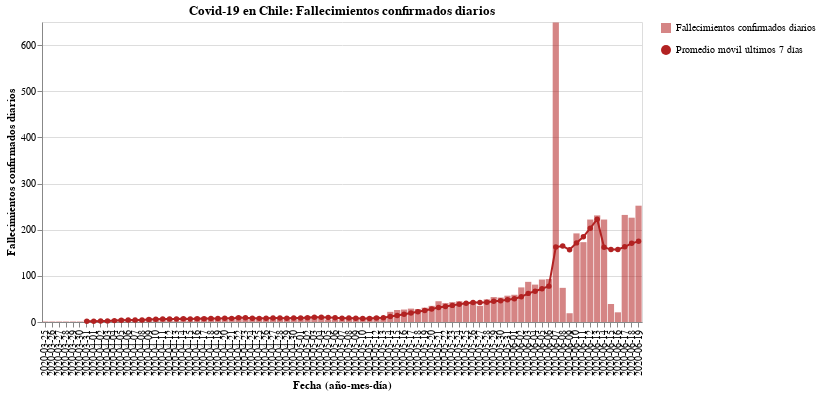

Here is the notebook cell this chart was saved with:
### Code cell
#hide_input
bars = alt.Chart(new_deaths).mark_bar(opacity=0.7, color='firebrick').encode(
    x = alt.X('Dates:N', axis=alt.Axis(title='Fecha (año-mes-día)')),
    y = alt.Y('New_deaths:Q', axis=alt.Axis(title='Fallecimientos confirmados diarios')),
    tooltip = ['Dates', 'New_deaths'],
    opacity=alt.Opacity('Fallecimientos confirmados diarios', legend=alt.Legend(title=""))
)

line = alt.Chart(new_deaths).mark_line(point={
      "filled": True,
      "fill": "firebrick"
    }, color='firebrick').encode(
    x=alt.X('Dates:N', axis=alt.Axis(title='Fecha (año-mes-día)')),
    y = alt.Y('Rolling:Q'),
    shape=alt.Shape('Promedio móvil últimos 7 días', legend=alt.Legend(title=""))
)

(bars + line).properties(
    title='Covid-19 en Chile: Fallecimientos confirmados diarios',
    width=600
)

### Figure 1 — Vega-Lite specification as saved in the notebook (floating-point values rounded to 4 significant figures)
{"config": {"view": {"continuousWidth": 400, "continuousHeight": 300}}, "layer": [{"mark": {"type": "bar", "color": "firebrick", "opacity": 0.7}, "encoding": {"opacity": {"type": "nominal", "field": "Fallecimientos confirmados diarios", "legend": {"title": ""}}, "tooltip": [{"type": "nominal", "field": "Dates"}, {"type": "quantitative", "field": "New_deaths"}], "x": {"type": "nominal", "axis": {"title": "Fecha (año-mes-día)"}, "field": "Dates"}, "y": {"type": "quantitative", "axis": {"title": "Fallecimientos confirmados diarios"}, "field": "New_deaths"}}}, {"mark": {"type": "line", "color": "firebrick", "point": {"filled": true, "fill": "firebrick"}}, "encoding": {"shape": {"type": "nominal", "field": "Promedio móvil últimos 7 días", "legend": {"title": ""}}, "x": {"type": "nominal", "axis": {"title": "Fecha (año-mes-día)"}, "field": "Dates"}, "y": {"type": "quantitative", "field": "Rolling"}}}], "data": {"name": "data-3c265b5c8d0662916bc85f9c375b9c19"}, "title": "Covid-19 en Chile: Fallecimientos confirmados diarios", "width": 600, "$schema": "https://vega.github.io/schema/vega-lite/v4.8.1.json", "datasets": {"data-3c265b5c8d0662916bc85f9c375b9c19": [{"Dates": "2020-03-25", "New_deaths": 1, "Rolling": null, "Fallecimientos confirmados diarios": "Fallecimientos confirmados diarios", "Promedio móvil últimos 7 días": "Promedio móvil últimos 7 días"}, {"Dates": "2020-03-26", "New_deaths": 1, "Rolling": null, "Fallecimientos confirmados diarios": "Fallecimientos confirmados diarios", "Promedio móvil últimos 7 días": "Promedio móvil últimos 7 días"}, {"Dates": "2020-03-27", "New_deaths": 1, "Rolling": null, "Fallecimientos confirmados diarios": "Fallecimientos confirmados diarios", "Promedio móvil últimos 7 días": "Promedio móvil últimos 7 días"}, {"Dates": "2020-03-28", "New_deaths": 1, "Rolling": null, "Fallecimientos confirmados diarios": "Fallecimientos confirmados diarios", "Promedio móvil últimos 7 días": "Promedio móvil últimos 7 días"}, {"Dates": "2020-03-29", "New_deaths": 1, "Rolling": null, "Fallecimientos confirmados diarios": "Fallecimientos confirmados diarios", "Promedio móvil últimos 7 días": "Promedio móvil últimos 7 días"}, {"Dates": "2020-03-30", "New_deaths": 1, "Rolling": null, "Fallecimientos confirmados diarios": "Fallecimientos confirmados diarios", "Promedio móvil últimos 7 días": "Promedio móvil últimos 7 días"}, {"Dates": "2020-03-31", "New_deaths": 4, "Rolling": 1.429, "Fallecimientos confirmados diarios": "Fallecimientos confirmados diarios", "Promedio móvil últimos 7 días": "Promedio móvil últimos 7 días"}, {"Dates": "2020-04-01", "New_deaths": 4, "Rolling": 1.857, "Fallecimientos confirmados diarios": "Fallecimientos confirmados diarios", "Promedio móvil últimos 7 días": "Promedio móvil últimos 7 días"}, {"Dates": "2020-04-02", "New_deaths": 2, "Rolling": 2.0, "Fallecimientos confirmados diarios": "Fallecimientos confirmados diarios", "Promedio móvil últimos 7 días": "Promedio móvil últimos 7 días"}, {"Dates": "2020-04-03", "New_deaths": 4, "Rolling": 2.429, "Fallecimientos confirmados diarios": "Fallecimientos confirmados diarios", "Promedio móvil últimos 7 días": "Promedio móvil últimos 7 días"}, {"Dates": "2020-04-04", "New_deaths": 5, "Rolling": 3.0, "Fallecimientos confirmados diarios": "Fallecimientos confirmados diarios", "Promedio móvil últimos 7 días": "Promedio móvil últimos 7 días"}, {"Dates": "2020-04-05", "New_deaths": 7, "Rolling": 3.857, "Fallecimientos confirmados diarios": "Fallecimientos confirmados diarios", "Promedio móvil últimos 7 días": "Promedio móvil últimos 7 días"}, {"Dates": "2020-04-06", "New_deaths": 3, "Rolling": 4.143, "Fallecimientos confirmados diarios": "Fallecimientos confirmados diarios", "Promedio móvil últimos 7 días": "Promedio móvil últimos 7 días"}, {"Dates": "2020-04-07", "New_deaths": 6, "Rolling": 4.429, "Fallecimientos confirmados diarios": "Fallecimientos confirmados diarios", "Promedio móvil últimos 7 días": "Promedio móvil últimos 7 días"}, {"Dates": "2020-04-08", "New_deaths": 5, "Rolling": 4.571, "Fallecimientos confirmados diarios": "Fallecimientos confirmados diarios", "Promedio móvil últimos 7 días": "Promedio móvil últimos 7 días"}, {"Dates": "2020-04-09", "New_deaths": 9, "Rolling": 5.571, "Fallecimientos confirmados diarios": "Fallecimientos confirmados diarios", "Promedio móvil últimos 7 días": "Promedio móvil últimos 7 días"}, {"Dates": "2020-04-10", "New_deaths": 8, "Rolling": 6.143, "Fallecimientos confirmados diarios": "Fallecimientos confirmados diarios", "Promedio móvil últimos 7 días": "Promedio móvil últimos 7 días"}, {"Dates": "2020-04-11", "New_deaths": 8, "Rolling": 6.571, "Fallecimientos confirmados diarios": "Fallecimientos confirmados diarios", "Promedio móvil últimos 7 días": "Promedio móvil últimos 7 días"}, {"Dates": "2020-04-12", "New_deaths": 7, "Rolling": 6.571, "Fallecimientos confirmados diarios": "Fallecimientos confirmados diarios", "Promedio móvil últimos 7 días": "Promedio móvil últimos 7 días"}, {"Dates": "2020-04-13", "New_deaths": 2, "Rolling": 6.429, "Fallecimientos confirmados diarios": "Fallecimientos confirmados diarios", "Promedio móvil últimos 7 días": "Promedio móvil últimos 7 días"}, {"Dates": "2020-04-14", "New_deaths": 10, "Rolling": 7.0, "Fallecimientos confirmados diarios": "Fallecimientos confirmados diarios", "Promedio móvil últimos 7 días": "Promedio móvil últimos 7 días"}, {"Dates": "2020-04-15", "New_deaths": 2, "Rolling": 6.571, "Fallecimientos confirmados diarios": "Fallecimientos confirmados diarios", "Promedio móvil últimos 7 días": "Promedio móvil últimos 7 días"}, {"Dates": "2020-04-16", "New_deaths": 11, "Rolling": 6.857, "Fallecimientos confirmados diarios": "Fallecimientos confirmados diarios", "Promedio móvil últimos 7 días": "Promedio móvil últimos 7 días"}, {"Dates": "2020-04-17", "New_deaths": 11, "Rolling": 7.286, "Fallecimientos confirmados diarios": "Fallecimientos confirmados diarios", "Promedio móvil últimos 7 días": "Promedio móvil últimos 7 días"}, {"Dates": "2020-04-18", "New_deaths": 10, "Rolling": 7.571, "Fallecimientos confirmados diarios": "Fallecimientos confirmados diarios", "Promedio móvil últimos 7 días": "Promedio móvil últimos 7 días"}, {"Dates": "2020-04-19", "New_deaths": 7, "Rolling": 7.571, "Fallecimientos confirmados diarios": "Fallecimientos confirmados diarios", "Promedio móvil últimos 7 días": "Promedio móvil últimos 7 días"}, {"Dates": "2020-04-20", "New_deaths": 6, "Rolling": 8.143, "Fallecimientos confirmados diarios": "Fallecimientos confirmados diarios", "Promedio móvil últimos 7 días": "Promedio móvil últimos 7 días"}, {"Dates": "2020-04-21", "New_deaths": 8, "Rolling": 7.857, "Fallecimientos confirmados diarios": "Fallecimientos confirmados diarios", "Promedio móvil últimos 7 días": "Promedio móvil últimos 7 días"}, {"Dates": "2020-04-22", "New_deaths": 13, "Rolling": 9.429, "Fallecimientos confirmados diarios": "Fallecimientos confirmados diarios", "Promedio móvil últimos 7 días": "Promedio móvil últimos 7 días"}, {"Dates": "2020-04-23", "New_deaths": 8, "Rolling": 9.0, "Fallecimientos confirmados diarios": "Fallecimientos confirmados diarios", "Promedio móvil últimos 7 días": "Promedio móvil últimos 7 días"}, {"Dates": "2020-04-24", "New_deaths": 6, "Rolling": 8.286, "Fallecimientos confirmados diarios": "Fallecimientos confirmados diarios", "Promedio móvil últimos 7 días": "Promedio móvil últimos 7 días"}, {"Dates": "2020-04-25", "New_deaths": 7, "Rolling": 7.857, "Fallecimientos confirmados diarios": "Fallecimientos confirmados diarios", "Promedio móvil últimos 7 días": "Promedio móvil últimos 7 días"}, {"Dates": "2020-04-26", "New_deaths": 8, "Rolling": 8.0, "Fallecimientos confirmados diarios": "Fallecimientos confirmados diarios", "Promedio móvil últimos 7 días": "Promedio móvil últimos 7 días"}, {"Dates": "2020-04-27", "New_deaths": 9, "Rolling": 8.429, "Fallecimientos confirmados diarios": "Fallecimientos confirmados diarios", "Promedio móvil últimos 7 días": "Promedio móvil últimos 7 días"}, {"Dates": "2020-04-28", "New_deaths": 9, "Rolling": 8.571, "Fallecimientos confirmados diarios": "Fallecimientos confirmados diarios", "Promedio móvil últimos 7 días": "Promedio móvil últimos 7 días"}, {"Dates": "2020-04-29", "New_deaths": 9, "Rolling": 8.0, "Fallecimientos confirmados diarios": "Fallecimientos confirmados diarios", "Promedio móvil últimos 7 días": "Promedio móvil últimos 7 días"}, {"Dates": "2020-04-30", "New_deaths": 11, "Rolling": 8.429, "Fallecimientos confirmados diarios": "Fallecimientos confirmados diarios", "Promedio móvil últimos 7 días": "Promedio móvil últimos 7 días"}, {"Dates": "2020-05-01", "New_deaths": 7, "Rolling": 8.571, "Fallecimientos confirmados diarios": "Fallecimientos confirmados diarios", "Promedio móvil últimos 7 días": "Promedio móvil últimos 7 días"}, {"Dates": "2020-05-02", "New_deaths": 13, "Rolling": 9.429, "Fallecimientos confirmados diarios": "Fallecimientos confirmados diarios", "Promedio móvil últimos 7 días": "Promedio móvil últimos 7 días"}, {"Dates": "2020-05-03", "New_deaths": 13, "Rolling": 10.14, "Fallecimientos confirmados diarios": "Fallecimientos confirmados diarios", "Promedio móvil últimos 7 días": "Promedio móvil últimos 7 días"}, {"Dates": "2020-05-04", "New_deaths": 10, "Rolling": 10.29, "Fallecimientos confirmados diarios": "Fallecimientos confirmados diarios", "Promedio móvil últimos 7 días": "Promedio móvil últimos 7 días"}, {"Dates": "2020-05-05", "New_deaths": 5, "Rolling": 9.714, "Fallecimientos confirmados diarios": "Fallecimientos confirmados diarios", "Promedio móvil últimos 7 días": "Promedio móvil últimos 7 días"}, {"Dates": "2020-05-06", "New_deaths": 6, "Rolling": 9.286, "Fallecimientos confirmados diarios": "Fallecimientos confirmados diarios", "Promedio móvil últimos 7 días": "Promedio móvil últimos 7 días"}, {"Dates": "2020-05-07", "New_deaths": 4, "Rolling": 8.286, "Fallecimientos confirmados diarios": "Fallecimientos confirmados diarios", "Promedio móvil últimos 7 días": "Promedio móvil últimos 7 días"}, {"Dates": "2020-05-08", "New_deaths": 9, "Rolling": 8.571, "Fallecimientos confirmados diarios": "Fallecimientos confirmados diarios", "Promedio móvil últimos 7 días": "Promedio móvil últimos 7 días"}, {"Dates": "2020-05-09", "New_deaths": 10, "Rolling": 8.143, "Fallecimientos confirmados diarios": "Fallecimientos confirmados diarios", "Promedio móvil últimos 7 días": "Promedio móvil últimos 7 días"}, {"Dates": "2020-05-10", "New_deaths": 8, "Rolling": 7.429, "Fallecimientos confirmados diarios": "Fallecimientos confirmados diarios", "Promedio móvil últimos 7 días": "Promedio móvil últimos 7 días"}, {"Dates": "2020-05-11", "New_deaths": 11, "Rolling": 7.571, "Fallecimientos confirmados diarios": "Fallecimientos confirmados diarios", "Promedio móvil últimos 7 días": "Promedio móvil últimos 7 días"}, {"Dates": "2020-05-12", "New_deaths": 12, "Rolling": 8.571, "Fallecimientos confirmados diarios": "Fallecimientos confirmados diarios", "Promedio móvil últimos 7 días": "Promedio móvil últimos 7 días"}, {"Dates": "2020-05-13", "New_deaths": 11, "Rolling": 9.286, "Fallecimientos confirmados diarios": "Fallecimientos confirmados diarios", "Promedio móvil últimos 7 días": "Promedio móvil últimos 7 días"}, {"Dates": "2020-05-14", "New_deaths": 22, "Rolling": 11.86, "Fallecimientos confirmados diarios": "Fallecimientos confirmados diarios", "Promedio móvil últimos 7 días": "Promedio móvil últimos 7 días"}, {"Dates": "2020-05-15", "New_deaths": 26, "Rolling": 14.29, "Fallecimientos confirmados diarios": "Fallecimientos confirmados diarios", "Promedio móvil últimos 7 días": "Promedio móvil últimos 7 días"}, {"Dates": "2020-05-16", "New_deaths": 27, "Rolling": 16.71, "Fallecimientos confirmados diarios": "Fallecimientos confirmados diarios", "Promedio móvil últimos 7 días": "Promedio móvil últimos 7 días"}, {"Dates": "2020-05-17", "New_deaths": 29, "Rolling": 19.71, "Fallecimientos confirmados diarios": "Fallecimientos confirmados diarios", "Promedio móvil últimos 7 días": "Promedio móvil últimos 7 días"}, {"Dates": "2020-05-18", "New_deaths": 28, "Rolling": 22.14, "Fallecimientos confirmados diarios": "Fallecimientos confirmados diarios", "Promedio móvil últimos 7 días": "Promedio móvil últimos 7 días"}, {"Dates": "2020-05-19", "New_deaths": 31, "Rolling": 24.86, "Fallecimientos confirmados diarios": "Fallecimientos confirmados diarios", "Promedio móvil últimos 7 días": "Promedio móvil últimos 7 días"}, {"Dates": "2020-05-20", "New_deaths": 35, "Rolling": 28.29, "Fallecimientos confirmados diarios": "Fallecimientos confirmados diarios", "Promedio móvil últimos 7 días": "Promedio móvil últimos 7 días"}, {"Dates": "2020-05-21", "New_deaths": 45, "Rolling": 31.57, "Fallecimientos confirmados diarios": "Fallecimientos confirmados diarios", "Promedio móvil últimos 7 días": "Promedio móvil últimos 7 días"}, {"Dates": "2020-05-22", "New_deaths": 41, "Rolling": 33.71, "Fallecimientos confirmados diarios": "Fallecimientos confirmados diarios", "Promedio móvil últimos 7 días": "Promedio móvil últimos 7 días"}, {"Dates": "2020-05-23", "New_deaths": 43, "Rolling": 36.0, "Fallecimientos confirmados diarios": "Fallecimientos confirmados diarios", "Promedio móvil últimos 7 días": "Promedio móvil últimos 7 días"}, {"Dates": "2020-05-24", "New_deaths": 45, "Rolling": 38.29, "Fallecimientos confirmados diarios": "Fallecimientos confirmados diarios", "Promedio móvil últimos 7 días": "Promedio móvil últimos 7 días"}, {"Dates": "2020-05-25", "New_deaths": 43, "Rolling": 40.43, "Fallecimientos confirmados diarios": "Fallecimientos confirmados diarios", "Promedio móvil últimos 7 días": "Promedio móvil últimos 7 días"}, {"Dates": "2020-05-26", "New_deaths": 45, "Rolling": 42.43, "Fallecimientos confirmados diarios": "Fallecimientos confirmados diarios", "Promedio móvil últimos 7 días": "Promedio móvil últimos 7 días"}, {"Dates": "2020-05-27", "New_deaths": 35, "Rolling": 42.43, "Fallecimientos confirmados diarios": "Fallecimientos confirmados diarios", "Promedio móvil últimos 7 días": "Promedio móvil últimos 7 días"}, {"Dates": "2020-05-28", "New_deaths": 49, "Rolling": 43.0, "Fallecimientos confirmados diarios": "Fallecimientos confirmados diarios", "Promedio móvil últimos 7 días": "Promedio móvil últimos 7 días"}, {"Dates": "2020-05-29", "New_deaths": 54, "Rolling": 44.86, "Fallecimientos confirmados diarios": "Fallecimientos confirmados diarios", "Promedio móvil últimos 7 días": "Promedio móvil últimos 7 días"}, {"Dates": "2020-05-30", "New_deaths": 53, "Rolling": 46.29, "Fallecimientos confirmados diarios": "Fallecimientos confirmados diarios", "Promedio móvil últimos 7 días": "Promedio móvil últimos 7 días"}, {"Dates": "2020-05-31", "New_deaths": 57, "Rolling": 48.0, "Fallecimientos confirmados diarios": "Fallecimientos confirmados diarios", "Promedio móvil últimos 7 días": "Promedio móvil últimos 7 días"}, {"Dates": "2020-06-01", "New_deaths": 59, "Rolling": 50.29, "Fallecimientos confirmados diarios": "Fallecimientos confirmados diarios", "Promedio móvil últimos 7 días": "Promedio móvil últimos 7 días"}, {"Dates": "2020-06-02", "New_deaths": 75, "Rolling": 54.57, "Fallecimientos confirmados diarios": "Fallecimientos confirmados diarios", "Promedio móvil últimos 7 días": "Promedio móvil últimos 7 días"}, {"Dates": "2020-06-03", "New_deaths": 87, "Rolling": 62.0, "Fallecimientos confirmados diarios": "Fallecimientos confirmados diarios", "Promedio móvil últimos 7 días": "Promedio móvil últimos 7 días"}, {"Dates": "2020-06-04", "New_deaths": 81, "Rolling": 66.57, "Fallecimientos confirmados diarios": "Fallecimientos confirmados diarios", "Promedio móvil últimos 7 días": "Promedio móvil últimos 7 días"}, {"Dates": "2020-06-05", "New_deaths": 92, "Rolling": 72.0, "Fallecimientos confirmados diarios": "Fallecimientos confirmados diarios", "Promedio móvil últimos 7 días": "Promedio móvil últimos 7 días"}, {"Dates": "2020-06-06", "New_deaths": 93, "Rolling": 77.71, "Fallecimientos confirmados diarios": "Fallecimientos confirmados diarios", "Promedio móvil últimos 7 días": "Promedio móvil últimos 7 días"}, {"Dates": "2020-06-07", "New_deaths": 649, "Rolling": 162.3, "Fallecimientos confirmados diarios": "Fallecimientos confirmados diarios", "Promedio móvil últimos 7 días": "Promedio móvil últimos 7 días"}, {"Dates": "2020-06-08", "New_deaths": 74, "Rolling": 164.4, "Fallecimientos confirmados diarios": "Fallecimientos confirmados diarios", "Promedio móvil últimos 7 días": "Promedio móvil últimos 7 días"}, {"Dates": "2020-06-09", "New_deaths": 19, "Rolling": 156.4, "Fallecimientos confirmados diarios": "Fallecimientos confirmados diarios", "Promedio móvil últimos 7 días": "Promedio móvil últimos 7 días"}, {"Dates": "2020-06-10", "New_deaths": 192, "Rolling": 171.4, "Fallecimientos confirmados diarios": "Fallecimientos confirmados diarios", "Promedio móvil últimos 7 días": "Promedio móvil últimos 7 días"}, {"Dates": "2020-06-11", "New_deaths": 173, "Rolling": 184.6, "Fallecimientos confirmados diarios": "Fallecimientos confirmados diarios", "Promedio móvil últimos 7 días": "Promedio móvil últimos 7 días"}, {"Dates": "2020-06-12", "New_deaths": 222, "Rolling": 203.1, "Fallecimientos confirmados diarios": "Fallecimientos confirmados diarios", "Promedio móvil últimos 7 días": "Promedio móvil últimos 7 días"}, {"Dates": "2020-06-13", "New_deaths": 231, "Rolling": 222.9, "Fallecimientos confirmados diarios": "Fallecimientos confirmados diarios", "Promedio móvil últimos 7 días": "Promedio móvil últimos 7 días"}, {"Dates": "2020-06-14", "New_deaths": 222, "Rolling": 161.9, "Fallecimientos confirmados diarios": "Fallecimientos confirmados diarios", "Promedio móvil últimos 7 días": "Promedio móvil últimos 7 días"}, {"Dates": "2020-06-15", "New_deaths": 39, "Rolling": 156.9, "Fallecimientos confirmados diarios": "Fallecimientos confirmados diarios", "Promedio móvil últimos 7 días": "Promedio móvil últimos 7 días"}, {"Dates": "2020-06-16", "New_deaths": 21, "Rolling": 157.1, "Fallecimientos confirmados diarios": "Fallecimientos confirmados diarios", "Promedio móvil últimos 7 días": "Promedio móvil últimos 7 días"}, {"Dates": "2020-06-17", "New_deaths": 232, "Rolling": 162.9, "Fallecimientos confirmados diarios": "Fallecimientos confirmados diarios", "Promedio móvil últimos 7 días": "Promedio móvil últimos 7 días"}, {"Dates": "2020-06-18", "New_deaths": 226, "Rolling": 170.4, "Fallecimientos confirmados diarios": "Fallecimientos confirmados diarios", "Promedio móvil últimos 7 días": "Promedio móvil últimos 7 días"}, {"Dates": "2020-06-19", "New_deaths": 252, "Rolling": 174.7, "Fallecimientos confirmados diarios": "Fallecimientos confirmados diarios", "Promedio móvil últimos 7 días": "Promedio móvil últimos 7 días"}]}}
